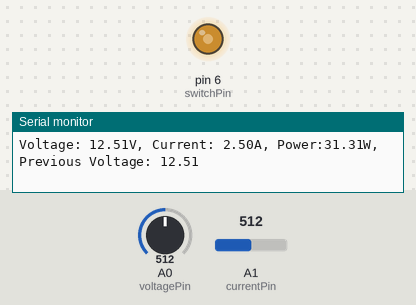
This sketch was run on a simulated Arduino Uno, built with avr-gcc and run on an emulated ATmega328P. Shown: output pins drawn as LEDs (lit = HIGH), the last lines printed to the serial monitor. Inputs (shaded band) come from the test bench; at power-on: A0 (voltagePin) = 512, A1 (currentPin) = 512.

Above: at 1.2 s.
1.3 s: A0 (voltagePin) set to 122
At 2.6 s:
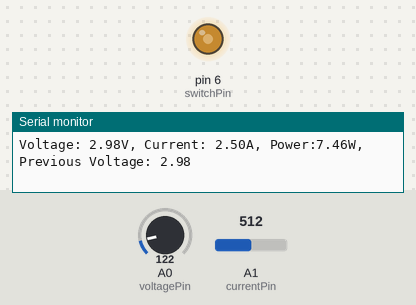
2.9 s: A1 (currentPin) set to 678
At 3.3 s:
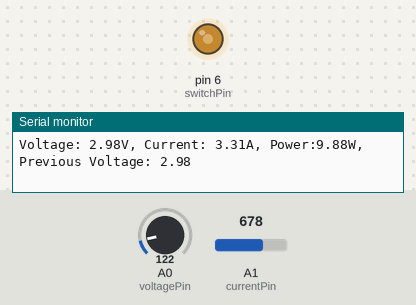
5.9 s: A1 (currentPin) set to 698
At 7.3 s:
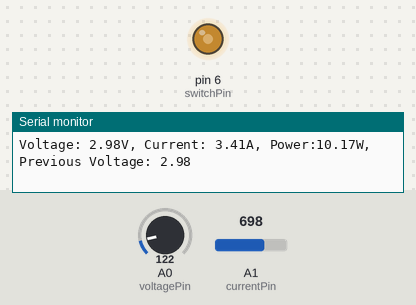
8.9 s: A0 (voltagePin) set to 511
At 10.3 s:
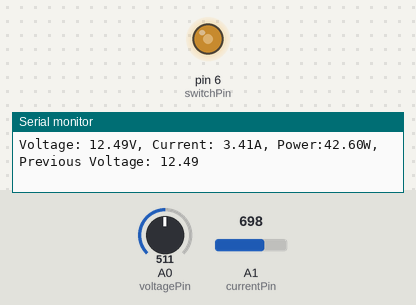
11.9 s: A0 (voltagePin) set to 306
At 12.4 s:
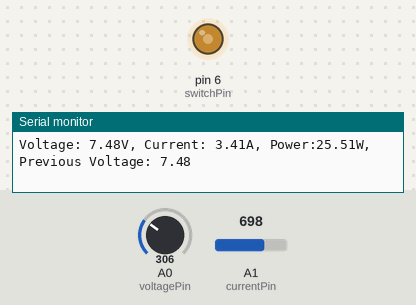
14.9 s: A1 (currentPin) set to 281
At 15.3 s:
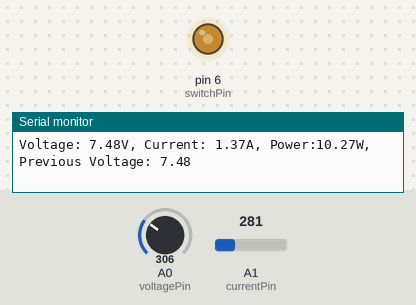
17.9 s: A1 (currentPin) set to 256
Timing chart, 0 to 20.9 s (numbered marks = the images above; inputs shaded):
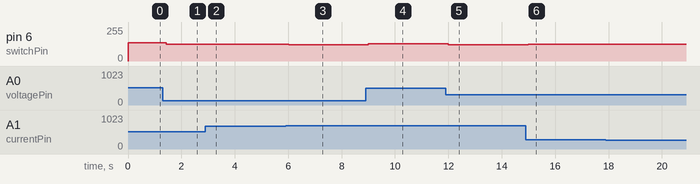

Measured:
- after the input at 1.3 s, pin 6 (switchPin): 138/255 → 126/255 after 0.13 s
- after the input at 2.9 s, pin 6 (switchPin): 126/255 → 124/255 after 0.11 s
- after the input at 5.9 s, pin 6 (switchPin): 124/255 → 122/255 after 0.12 s
- after the input at 8.9 s, pin 6 (switchPin): 122/255 → 130/255 after 0.11 s
- after the input at 11.9 s, pin 6 (switchPin): 130/255 → 123/255 after 0.10 s
- after the input at 14.9 s, pin 6 (switchPin): 123/255 → 125/255 after 0.09 s
- after the input at 17.9 s, pin 6 (switchPin): 125/255 → 127/255 after 0.14 s

The sketch:

IncrementalConductance.ino
```cpp
#include <Arduino.h>
const int voltagePin = A0;      // Analog pin for voltage measurement
const int currentPin = A1;      // Analog pin for current measurement
const int switchPin = 6;        // Digital pin connected to the TC4422 input
const float delta = 2.0;        // A constant for adjusting the PWM value
float voltage;                  // Measured voltage
float current;                  // Measured current
float power;                    // To calculate power
float prev_current = 0.0;       // Previous current
float prev_voltage = 0.0;       // Previous voltage
float pwm = 128;                // Initial pwm value

void setup() {
  pinMode(switchPin, OUTPUT);
  analogWrite(switchPin, pwm);
  // TIMER0 registers setup for PWM
  TCCR0A=0;                   // Reset the register
  TCCR0B=0;                   // Reset the register
  TCCR0A=0b10100011;          // Fast pwm mode 0b10100011
  TCCR0B=0b00000001;          // Prescaler 64
  Serial.begin(9600);
}

void loop() {

  // Read voltage
  voltage = analogRead(voltagePin) * (5.0 / 1023.0) * 5;
  // Read current
  current = analogRead(currentPin) * (5.0 / 1023.0) ;
  // Calculate power
  power = voltage * current;

  // Print voltage, current and power values
  Serial.print("Voltage: ");
  Serial.print(voltage);
  Serial.print("V, Current: ");
  Serial.print(current);
  Serial.print("A, Power:");
  Serial.print(power);
  Serial.print("W, Previous Voltage: ");
  Serial.println(prev_voltage);

  // Calculate voltage and current differences
  float voltage_diff = voltage - prev_voltage ;
  float current_diff = current - prev_current;

  if(voltage_diff == 0 ) {
    if(current_diff == 0)
      return;
    else{
      // Adjust PWM based on the sign of current_diff
      if(current_diff > 0){
        pwm = pwm + voltage_diff - delta ;
        analogWrite(switchPin, constrain(pwm, 10, 170));    // Constrain the duty cycle so it will never
      }                                                     // be zero or too big and deliver too much
      else{                                                 // voltage on the load.
        pwm = pwm - voltage_diff + delta ;
        analogWrite(switchPin, constrain(pwm, 10, 170));
      }
    }
 }else{
  // Adjust PWM based on the ratio of current_diff to voltage_diff
    if(current_diff/voltage_diff == -current/voltage)
      return;
    else{
      if(current_diff/voltage_diff > -current/voltage){
        pwm = pwm + voltage_diff - delta ;
        analogWrite(switchPin, constrain(pwm, 10, 170));
        }

      else{
        pwm = pwm - voltage_diff + delta ;
        analogWrite(switchPin, constrain(pwm, 10, 170));
        }
    }
  }

  prev_voltage = voltage;
  prev_current = current;
  delay(1);
}
```
